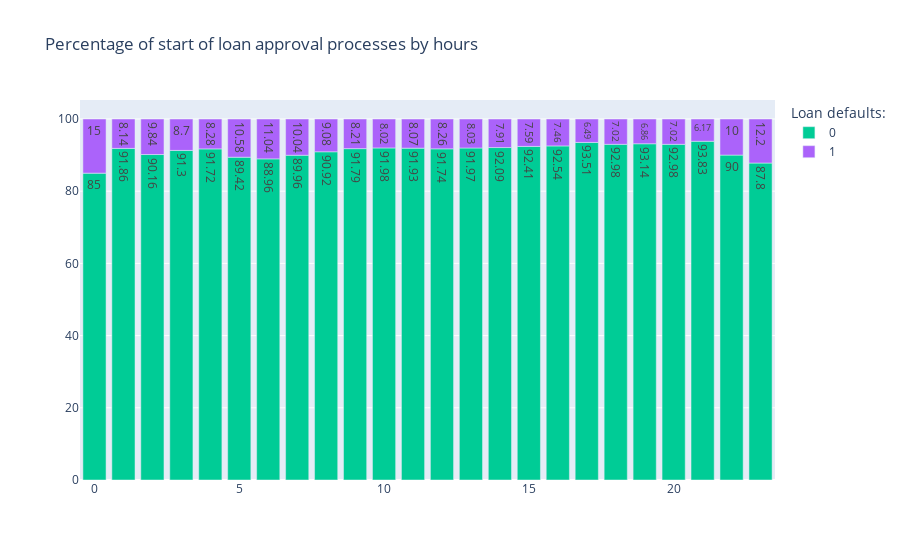

The notebook cell this image was saved under:
### Markdown cell above
End of the week seems to have the lowest number of loan applications in total, that's normal as it is not working days of traditional not internet based) banking institutions. We can see that in target groups percentage of default cases, according to weekday of the loan process start is very similar - about 8 percent. So no obvious distinction. Let's see if hours have some sense.

### Code cell
hours = (
    h.make_crosstab_percent(cleaned_train_df, "hour_appr_process_start", "target")
    .round(2)
    .reset_index()
)
h.plot_stacked_barchart_plotly(
    hours,
    "hour_appr_process_start",
    [0, 1],
    "Percentage of start of loan approval processes by hours",
    "Loan defaults:",
)

### Figure 1 — Plotly figure (JSON) as saved in the notebook; plotly's stock layout.template omitted (floating-point values rounded to 4 significant figures)
{"data": [{"alignmentgroup": "True", "hovertemplate": "variable=0<br>hour_appr_process_start=%{x}<br>value=%{y}<extra></extra>", "legendgroup": "0", "marker": {"color": "#00cc96", "pattern": {"shape": ""}}, "name": "0", "offsetgroup": "0", "orientation": "v", "showlegend": true, "textposition": "auto", "texttemplate": "%{y}", "type": "bar", "x": [0, 1, 2, 3, 4, 5, 6, 7, 8, 9, 10, 11, 12, 13, 14, 15, 16, 17, 18, 19, 20, 21, 22, 23], "xaxis": "x", "y": [85, 91.86, 90.16, 91.3, 91.72, 89.42, 88.96, 89.96, 90.92, 91.79, 91.98, 91.93, 91.74, 91.97, 92.09, 92.41, 92.54, 93.51, 92.98, 93.14, 92.98, 93.83, 90, 87.8], "yaxis": "y"}, {"alignmentgroup": "True", "hovertemplate": "variable=1<br>hour_appr_process_start=%{x}<br>value=%{y}<extra></extra>", "legendgroup": "1", "marker": {"color": "#ab63fa", "pattern": {"shape": ""}}, "name": "1", "offsetgroup": "1", "orientation": "v", "showlegend": true, "textposition": "auto", "texttemplate": "%{y}", "type": "bar", "x": [0, 1, 2, 3, 4, 5, 6, 7, 8, 9, 10, 11, 12, 13, 14, 15, 16, 17, 18, 19, 20, 21, 22, 23], "xaxis": "x", "y": [15, 8.14, 9.84, 8.7, 8.28, 10.58, 11.04, 10.04, 9.08, 8.21, 8.02, 8.07, 8.26, 8.03, 7.91, 7.59, 7.46, 6.49, 7.02, 6.86, 7.02, 6.17, 10, 12.2], "yaxis": "y"}], "layout": {"barmode": "relative", "legend": {"title": {"text": "Loan defaults:"}, "tracegroupgap": 0}, "title": {"text": "Percentage of start of loan approval processes by hours"}, "xaxis": {"anchor": "y", "domain": [0, 1], "title": {"text": ""}}, "yaxis": {"anchor": "x", "domain": [0, 1], "title": {"text": ""}}}}
